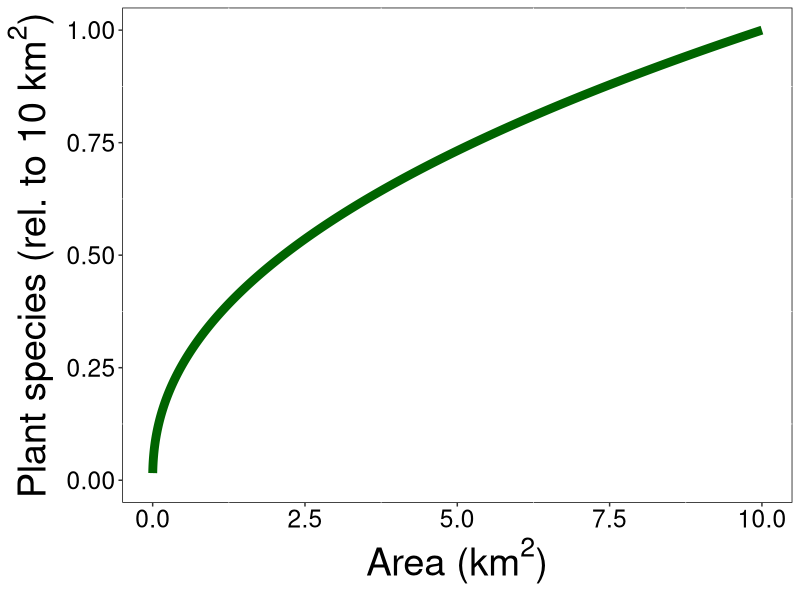
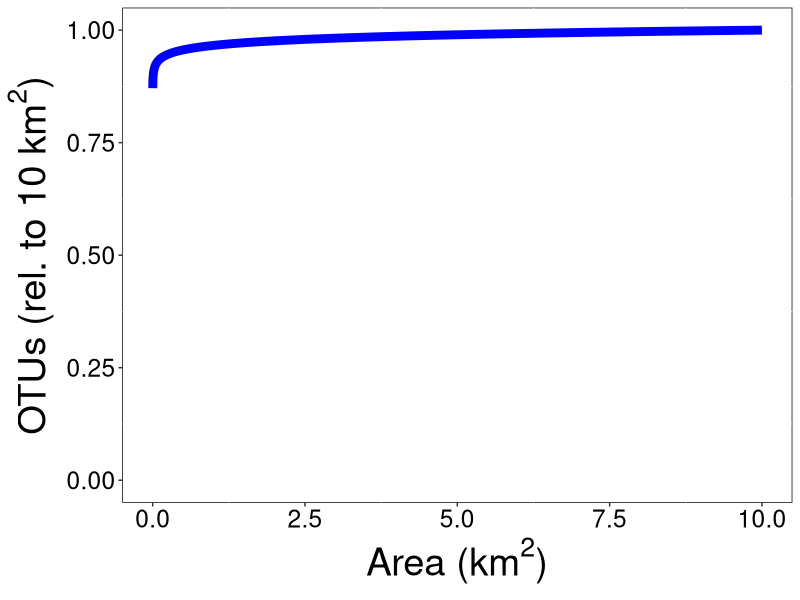

R code for these plots, in order:
# fungiplant_SAR.R
## script to make conceptual graphs of species-area relationships for fungal groups
## in comparison to plants

## load libraries
library(tidyverse)

## make species-area dataframe
area <- seq(1, 10000, 1)
z_plants <- 0.45
z_microbes <- 0.015
s_plants <- area^z_plants
s_microbes <- area^z_microbes

sar_dataframe <- as.data.frame(cbind(area, s_plants, s_microbes))

## make graphs
sar_graph_plants <- ggplot(data = sar_dataframe, aes(x = area/1000, y = (s_plants/s_plants[10000]))) +
  theme(legend.position = "right", 
        legend.text=element_text(size=15),
        legend.title=element_text(size=15),
        axis.title.y=element_text(size=rel(2.5), colour = 'black'),
        axis.title.x=element_text(size=rel(2.5), colour = 'black'),
        axis.text.x=element_text(size=rel(2), colour = 'black'),
        axis.text.y=element_text(size=rel(2), colour = 'black'),
        panel.background = element_rect(fill = 'transparent', colour = 'black'),
        plot.background = element_rect(fill='transparent', color=NA),
        panel.grid.major = element_line(colour = "transparent")) +
  geom_line(size = 3, color = 'darkgreen') +
  ylim(c(0,1)) +
  xlab(expression('Area (km' ^ '2' * ')')) +
  ylab(expression('Plant species (rel. to 10 km' ^'2' * ')'))

sar_graph_microbes <- ggplot(data = sar_dataframe, aes(x = area/1000, y = (s_microbes/s_microbes[10000]))) +
  theme(legend.position = "right", 
        legend.text=element_text(size=15),
        legend.title=element_text(size=15),
        axis.title.y=element_text(size=rel(2.5), colour = 'black'),
        axis.title.x=element_text(size=rel(2.5), colour = 'black'),
        axis.text.x=element_text(size=rel(2), colour = 'black'),
        axis.text.y=element_text(size=rel(2), colour = 'black'),
        panel.background = element_rect(fill = 'transparent', colour = 'black'),
        plot.background = element_rect(fill='transparent', color=NA),
        panel.grid.major = element_line(colour = "transparent")) +
  geom_line(size = 3, color = 'Blue') +
  ylim(c(0,1)) +
  xlab(expression('Area (km' ^ '2' * ')')) +
  ylab(expression('OTUs (rel. to 10 km' ^'2' * ')'))

## print plots
pdf('../plots/sar_graph_plants.pdf',
     width = 6, height = 6)
plot(sar_graph_plants)
dev.off()

pdf('../plots/sar_graph_microbes.pdf',
     width = 6, height = 6)
plot(sar_graph_microbes)
dev.off()






